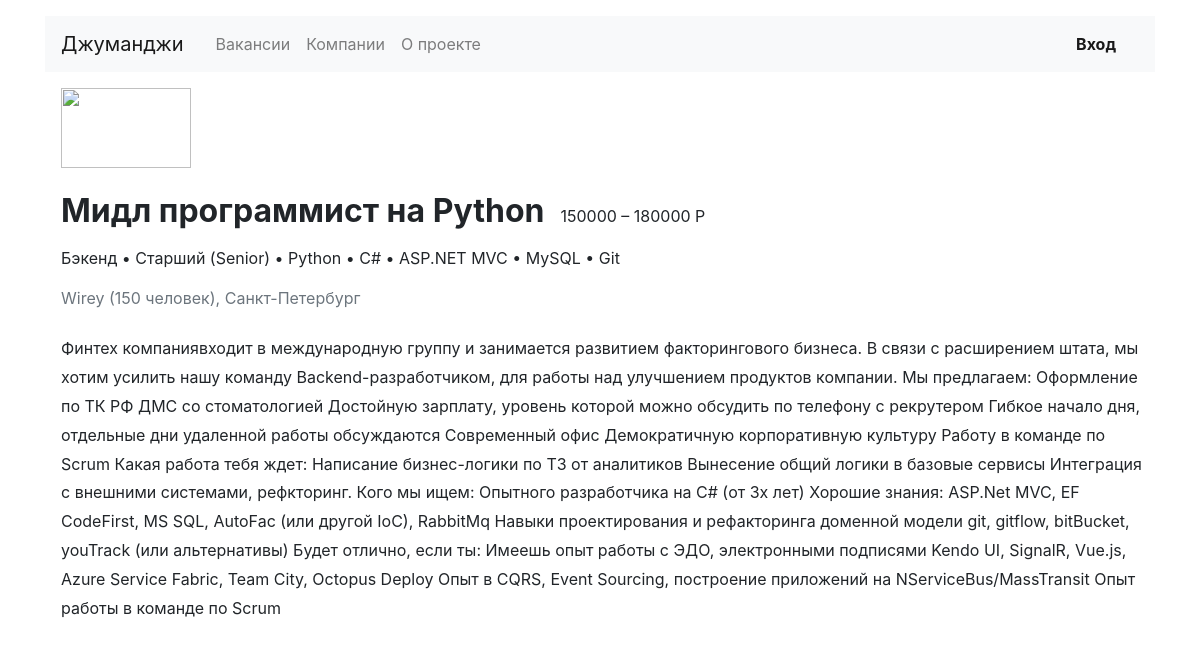
The page /jobs/4/ on the database its author committed.
### vacancy/models.py (models this page shows, shortened)
class Vacancy(models.Model):
    id = models.IntegerField(primary_key=True)
    title = models.CharField(max_length=150)
    speciality = models.ForeignKey(Speciality, on_delete=models.CASCADE, related_name='vacancies')
    company = models.ForeignKey(Company, on_delete=models.CASCADE, related_name='company_vacancies')
    skills = models.TextField(blank=True, db_index=True)
    description = models.TextField(blank=True, db_index=True)
    salary_min = models.PositiveIntegerField(blank=True)
    salary_max = models.PositiveIntegerField(blank=True)
    published_at = models.DateTimeField(auto_now_add=True)

class Company(models.Model):
    id = models.IntegerField(primary_key=True)
    name = models.CharField(max_length=50)
    location = models.CharField(max_length=50)
    logo = models.CharField(max_length=50)
    description = models.TextField(blank=True, db_index=True)
    employee_count = models.IntegerField(blank=True)
    def __str__(self):
        return f'{self.name}'

### vacancy/views.py (the view)
# urls.py: path('jobs/<int:id>/', SpecialitySingleVacancy.as_view(), name='speciality_single_page'),
class SpecialitySingleVacancy(View):
    def get(self, request, id:int):
        vacancies = Vacancy.objects.get(id=id)
        employee_c = vacancies.company.employee_count
        location = vacancies.company.location
        return render(request, 'vacancy/speciality_single_vacansy.html', {'vacancies': vacancies, 'count': employee_c, 'loc': location})

### vacancy/templates/vacancy/speciality_single_vacansy.html
{% extends 'base.html' %}
{% block company %}
<section class="pl-3">
          <a href="#"><img src="https://place-hold.it/130x80" width="130" height="80" alt=""></a>
          <div class="d-flex align-items-baseline align-content-baseline">
            <h1 class="h2 mt-4 font-weight-bold">{{ vacancies.title }}</h1>
            <p class="m-0 pl-3">{{ vacancies.salary_min }} – {{ vacancies.salary_max }} Р</p>
          </div>
          <p class="mt-2">{{ vacancies.skills }}</p>
          <p class="text-muted mb-4">{{ vacancies.company }} ({{ count }} человек), {{ loc }}</p>
          <div style="line-height: 1.8;">
            <p>{{ vacancies.description }}</p>
          </div>
        </section>
{% endblock %}

### rows shown on the page
Vacancy: title "Мидл программист на Python", salary_min "150000", salary_max "180000", skills "Бэкенд • Старший (Senior) • Python • C# • ASP.NET MVC • MySQL • Git", company "Wirey", description "Финтех компаниявходит в международную группу и занимается развитием факторингового бизнеса. В связи с расширением штата, мы хотим усилить нашу команду Backend-разработчиком, для работы над улучшением продуктов компании. Мы предлагаем: Оформление по ТК РФ ДМС со стоматологией Достойную зарплату, уровень которой можно обсудить по телефону с рекрутером Гибкое начало дня, отдельные дни удаленной работы обсуждаются Современный офис Демократичную корпоративную культуру Работу в команде по Scrum Какая работа тебя ждет: Написание бизнес-логики по ТЗ от аналитиков Вынесение общий логики в базовые сервисы Интеграция с внешними системами, рефкторинг. Кого мы ищем: Опытного разработчика на C# (от 3х…"
Company: location "Санкт-Петербург"

### other values the page prints
{{ count }} "150"
